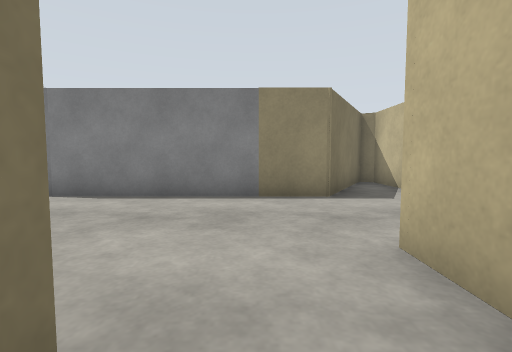
[1] (above)

24 first-person views from a walk through a world built for the Gazebo simulator. The camera is 0.94 m above the floor, tilts 4° down and sees 85° across. The floor is counted in squares, 1 m on a side. Each view is taken from the middle of a square. On the plan, view 1 faces up. The plan holds only what a view shows up to about 11 squares ahead; the rest is blank. The place goes on beyond the plan. Simple patterns stand in for the simulator's built-in surfaces.

[2]
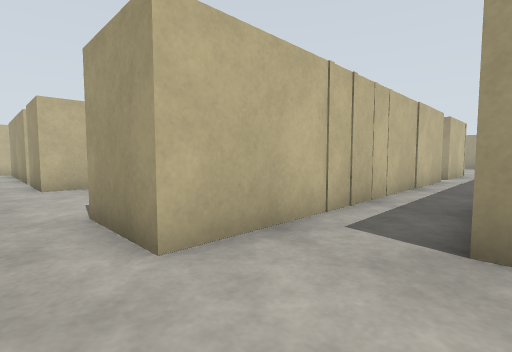

[3]
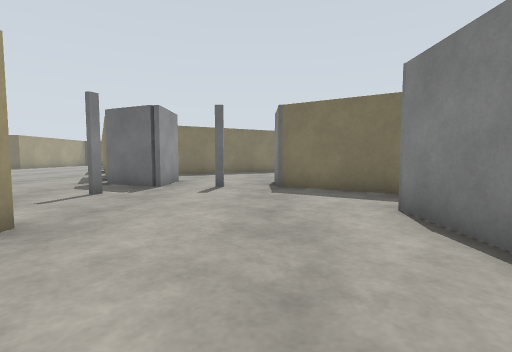

[4]
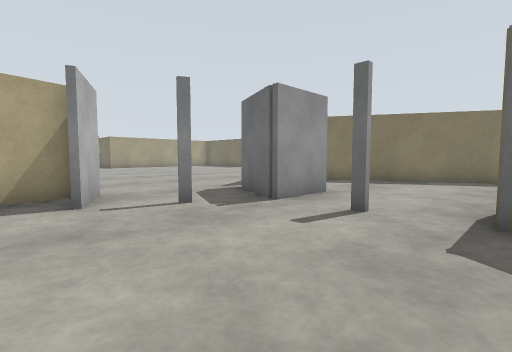

[5]
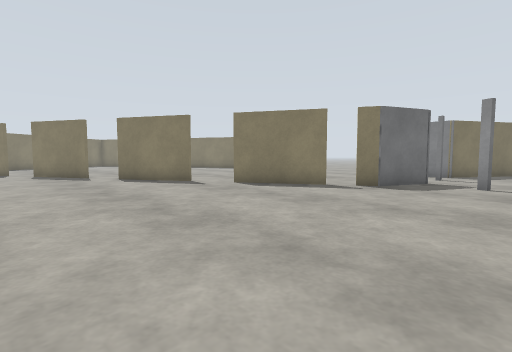

[6]
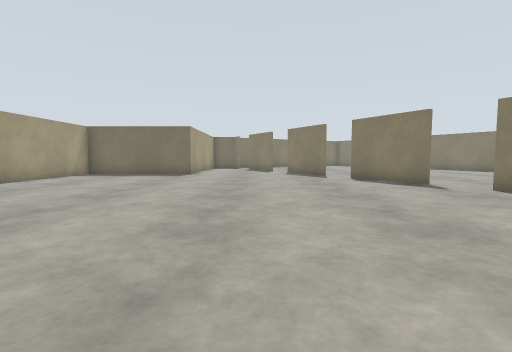

[7]
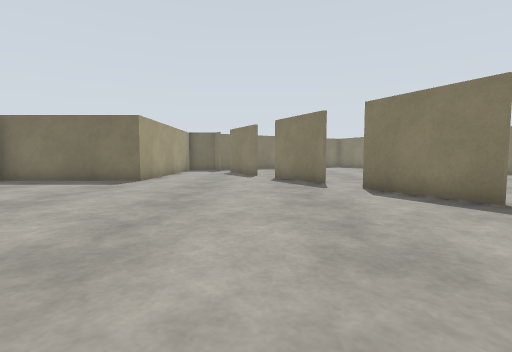

[8]
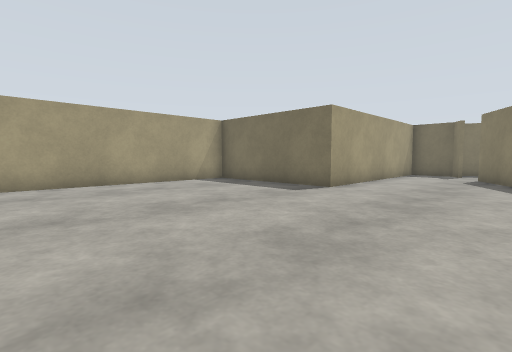

[9]
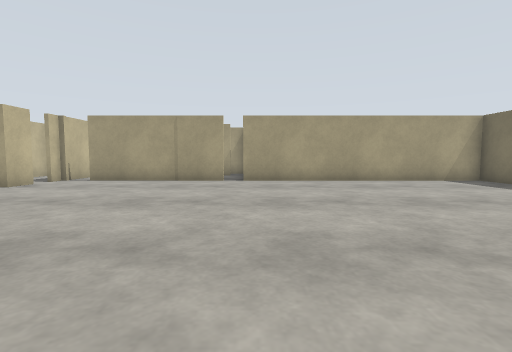

[10]
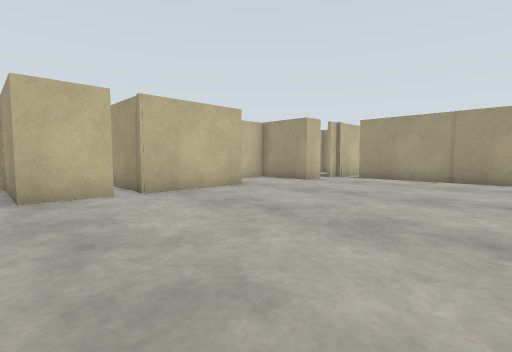

[11]
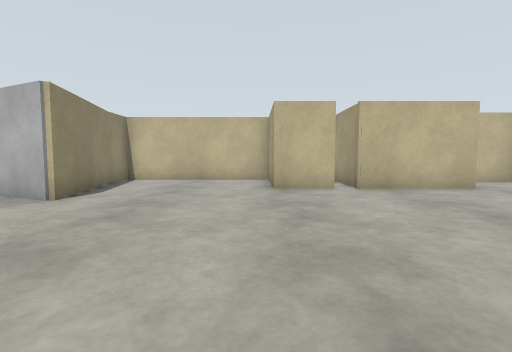

[12]
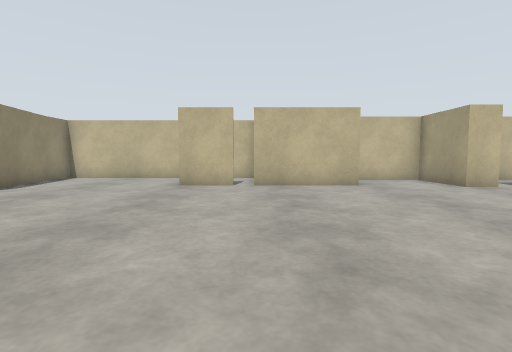

[13]
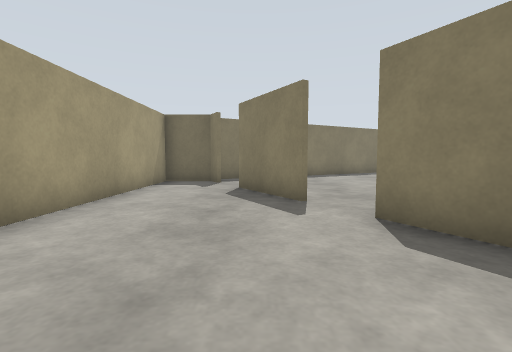

[14]
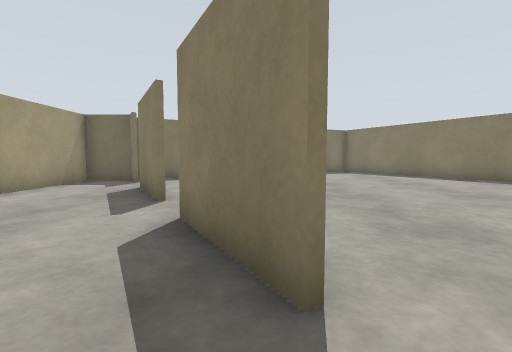

[15]
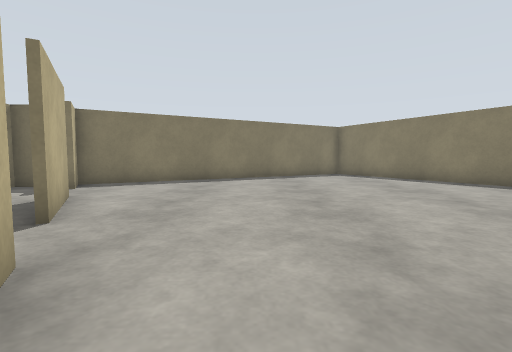

[16]
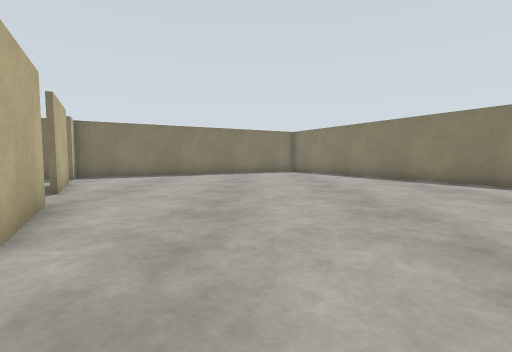

[17]
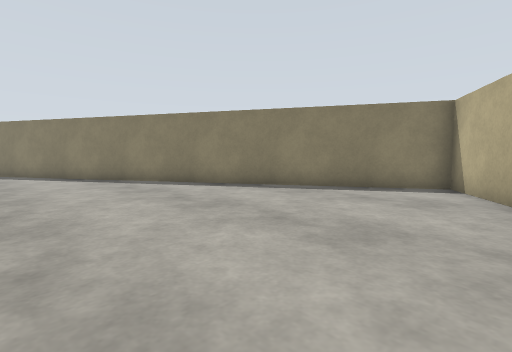

[18]
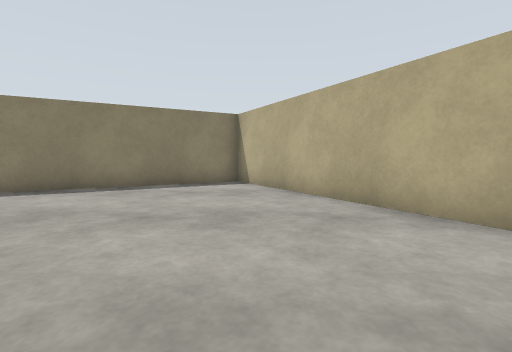

[19]
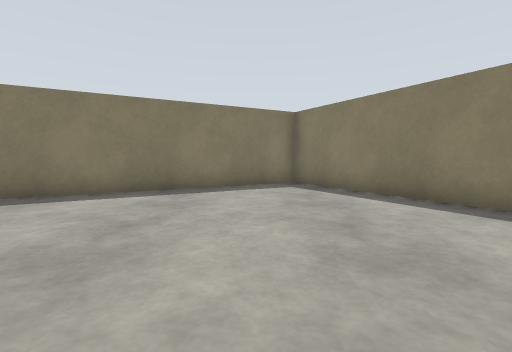

[20]
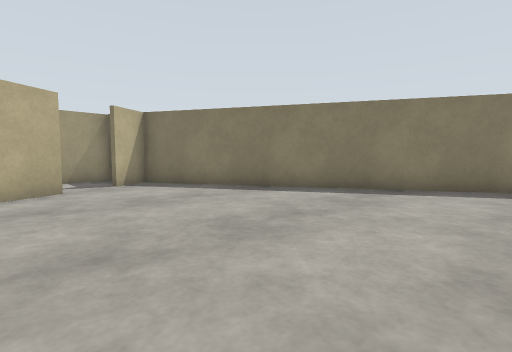

[21]
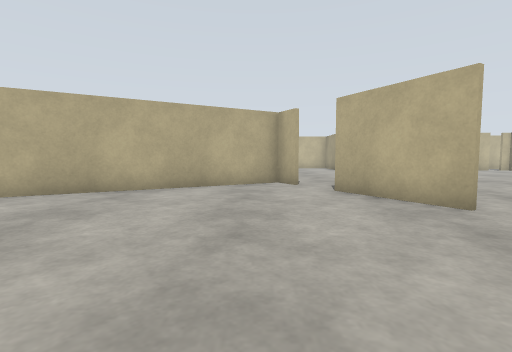

[22]
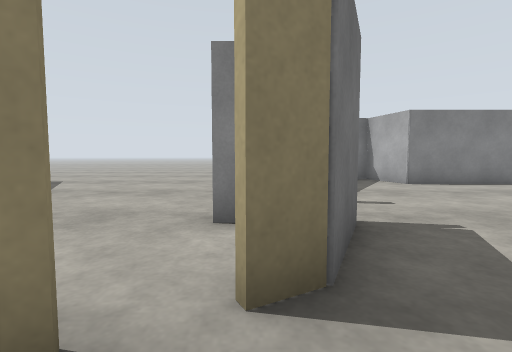

[23]
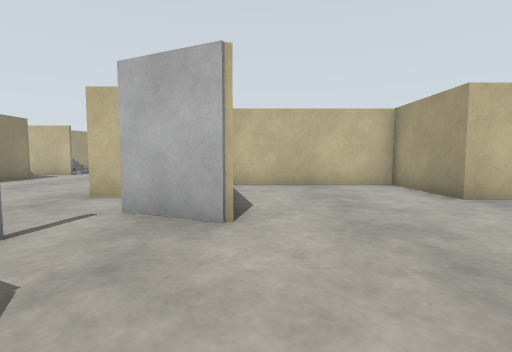

[24]
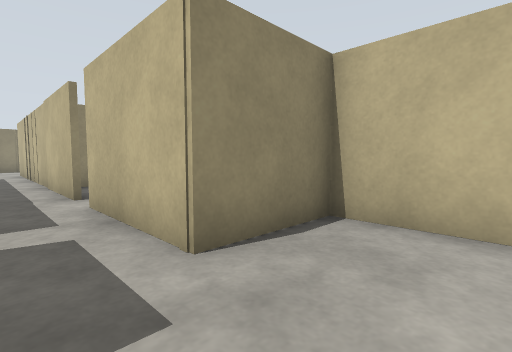

### Floor plan
Points are (right, up) in squares from view 1. A wall is a line through its corners. A room is listed if a view was taken in it or the views show most of it. See-through windows are left out.
Room 1 (views 1, 24)
walls: (3.9, -14.9) (3.9, -12.7) (1.5, -12.7) (1.5, -9.1); (1.5, -8.1) (1.5, 1.6)
ways out: opening at (0.5, 0.5) to room 2; gap at (2, -8)
Room 2 (views 2, 3, 4, 5, 6, 7, 8, 9, 10, 11, 12, 13, 14, 22, 23)
walls: (-10.8, -1.8) (-13.8, -3.4); (-15.3, -4.3) (-18.2, -5.9); (-9.4, -1) (-10.2, -1.4); (-5.6, -2.4) (-4.2, -2.1); (-4, -9.4) (-4, -7.5) (-0.8, -7.5) (-0.8, -2.2); (-19.5, -6.7) (-22.3, -8.2); (-3.6, 0) (-3.6, 0.9); (-4, -13.4) (-4, -10); (-0.9, -1.9) (-2.1, -1.9) (-5.7, -2.6); (-16.6, 4.2) (-13.8, -0.9); (-1, 0.8) (-0.5, 0.8); (-10.9, -18.8) (-5.5, -18.8); (-23.8, -9) (-26.5, -10.6); (-4.4, -17.5) (-4.4, -16.5) (-1.9, -16.5) (-1.9, -14); (-6.9, 7.5) (-8.4, 5.1); (1.5, 1.6) (1.5, 2.8) (2.4, 2.8); (-27.9, -11.4) (-28.5, -11.7) (-28.5, -13.4) (-20.7, -13.4) (-20.7, -18.8) (-11.5, -18.8); (1.7, 6.5) (0.4, 6.5)
ways out: opening at (0.5, 0.5) to room 1; opening at (-27, -10.5) to room 3; opening at (-23, -8) to room 3; opening at (-19, -6) to room 3; opening at (-15, -3) to room 3; opening at (-11, -19); opening at (-5, -19); opening at (-4, -18); opening at (2, 4.5); gap at (-4, -9)
objects: door leaf (-10, 1) to (-9, 1); door leaf (-10, 5) to (-9, 5); door leaf (-9, -1) to (-9, 0); door leaf (-9, 3); door leaf (-7, 0); door leaf (-6, -2) to (-5, -1); other object (-5, 7) to (0, 7)
Room 3 (views 15, 16, 17, 18, 19, 20, 21)
walls: (-22.3, -8.1) (-19.8, -6.7); (-18.3, -5.8) (-15.4, -4.1); (-26.6, -10.4) (-23.9, -8.9); (-12.9, -2.8) (-18.7, 7.5) (-35, -1.6) (-29.3, -11.9) (-28, -11.2)
ways out: opening at (-27, -10.5) to room 2; opening at (-23, -8) to room 2; opening at (-19, -6) to room 2; opening at (-15, -3) to room 2

Where each view was taken, in squares from view 1:
view 1: 0 up, 0 right, facing up
view 2: 4 up, 1 left, facing down-right
view 3: 4 up, 0 right, facing left
view 4: 5 up, 4 left, facing down-left
view 5: 10 down, 6 left, facing up-left
view 6: 10 down, 6 left, facing left
view 7: 9 down, 10 left, facing left
view 8: 9 down, 13 left, facing down-left
view 9: 8 down, 12 left, facing down
view 10: 7 down, 11 left, facing down-right
view 11: 7 down, 12 left, facing right
view 12: 10 down, 13 left, facing right
view 13: 10 down, 18 left, facing left
view 14: 7 down, 18 left, facing left
view 15: 6 down, 20 left, facing left
view 16: 4 down, 17 left, facing left
view 17: 2 down, 17 left, facing up-left
view 18: 3 down, 18 left, facing up
view 19: 3 down, 25 left, facing left
view 20: 2 down, 25 left, facing down-left
view 21: 2 down, 23 left, facing right
view 22: 3 down, 10 left, facing up
view 23: 3 down, 10 left, facing right
view 24: 15 down, 0 right, facing up-right
